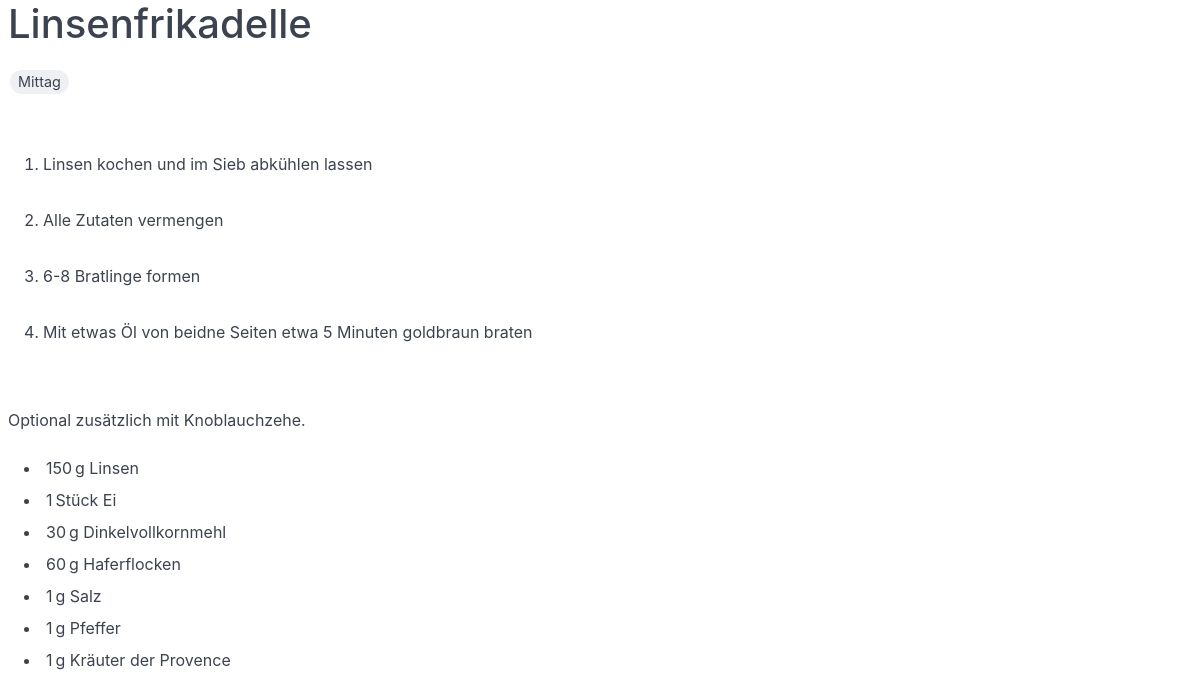
The app's page /8/ with its own data.
### recipe/models.py (models this page shows, shortened)
class Recipe(models.Model):
    name = models.CharField(max_length=80)
    tags = models.ManyToManyField(Tag, related_name='recipes')
    ingredients = models.ManyToManyField(Ingredient, through=RecipeIngredient)
    notes = models.TextField(null=True, blank=True)

class Tag(models.Model):
    name = models.CharField(max_length=30)
    def __str__(self) -> str:
        return self.name

class RecipeIngredient(models.Model):
    recipe = models.ForeignKey(
        'Recipe', on_delete=models.CASCADE, related_name='recipe_ingredients')
    ingredient = models.ForeignKey(
        Ingredient, on_delete=models.CASCADE, related_name='recipe_ingredients')
    amount = models.DecimalField(max_digits=10, decimal_places=3)
    unit = models.CharField(max_length=10, default='g', choices=(
        ('g', 'g'),
        ('ml', 'ml'),
        ('l', 'l'),
        ('tl', 'TL'),
        ('el', 'EL'),
        ('pieces', 'Stück'),
    ))
    note = models.TextField(null=True, blank=True)

class Ingredient(models.Model):
    name = models.CharField(max_length=30)

### recipe/views.py (the view)
# urls.py: path('<int:pk>/', views.view_recipe, name='view_recipe'),
def view_recipe(request, pk: int):
    recipe = get_object_or_404(Recipe.objects.prefetch_related(
        Prefetch('tags', Tag.objects.order_by('name')),
        Prefetch('recipe_ingredients', RecipeIngredient.objects.select_related('ingredient')),
    ), pk=pk)
    return render(request, 'recipe/view.html', {
        'recipe': recipe,
    })

### recipe/templates/recipe/view.html (shortened to what this page needs)
{% extends 'recipe/base.html' %}
{% load humanize %}
{% load markdownify %}
{% block body %}
  <h1>
    {{ recipe.name }}
  </h1>
  <p>
    {% for tag in recipe.tags.all %}
      <span class="chip">{{ tag }}</span>
    {% endfor %}
  </p>
  <p>
    {{ recipe.notes|markdownify|linebreaks }}
  </p>
  <ul>
    {% for ingredient in recipe.recipe_ingredients.all %}
      <li>
        {{ ingredient.amount|floatformat|intcomma }}&thinsp;{{ ingredient.get_unit_display }}
        {{ ingredient.ingredient.name }}
      </li>
    {% endfor %}
  </ul>
{% endblock body %}

### records on screen
Recipe: name "Linsenfrikadelle", notes "Linsen kochen und im Sieb abkühlen lassen Alle Zutaten vermengen 6-8 Bratlinge formen Mit etwas Öl von beidne Seiten etwa 5 Minuten goldbraun braten Optional zusätzlich mit Knoblauchzehe."
Tag: name "Mittag"
RecipeIngredient: amount "150", unit "g", ingredient.name "Linsen"
RecipeIngredient: amount "1", unit "Stück", ingredient.name "Ei"
RecipeIngredient: amount "30", unit "g", ingredient.name "Dinkelvollkornmehl"
RecipeIngredient: amount "60", unit "g", ingredient.name "Haferflocken"
RecipeIngredient: amount "1", unit "g", ingredient.name "Salz"
RecipeIngredient: amount "1", unit "g", ingredient.name "Pfeffer"
RecipeIngredient: amount "1", unit "g", ingredient.name "Kräuter der Provence"
